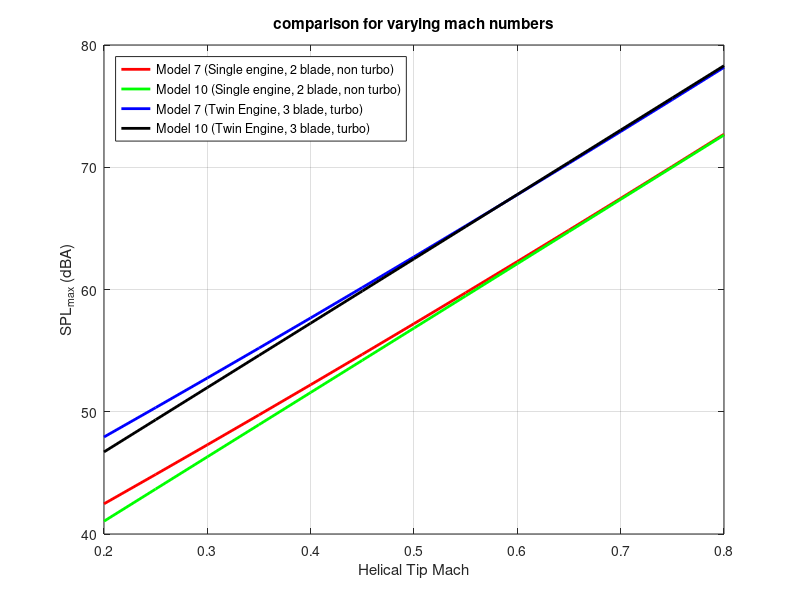
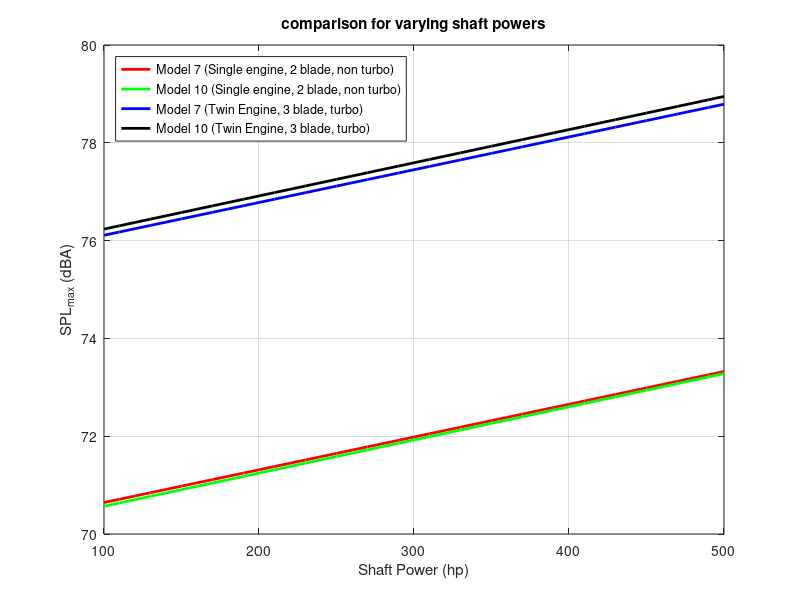

Write the MATLAB code that produced these figures, in order.
%Following are the regression based models from the paper:
%   "The Development of a Flyover Noise Prediction Technique Using Multiple
%   Linear Regression Analysis"
clc;clear variables;close all
%MODEL # 1 - (Single Engine Aircraft)
X_1 = 0.79;%Helical Mach 
Y_1 = 12.7506 + (75.6219*X_1);%dBA

%MODEL # 2 - (Twin Engine Aircraft)
X_2 = 0.78;%Helical Mach
Y_2 = 25.99 + (65.0586*X_2);%dBA

%MODEL # 3 - (Single and Twin Engine)
X_3_1 = 0.78;%Helical Mach
X_3_2 = 0;% 0 for single and 1 for double prop
Y_3 = 13.2314 + (75.0445*X_3_1) + (4.3295*X_3_2);%dBA

%MODEL # 4 - (Single Engine Aircraft)
X_4 = 0.78;%Helical Mach
Y_4 = 86.7697 + (137.8972*X_4);%dBA

%MODEL # 5 - (Single Engine Aircraft)
X_5 = 0.78;%Helical Mach
Y_5 = 60.8837 + (0.00481*X_5);%dBA

%MODEL # 6 - ILLEGIBLE
  
%MODEL # 8 - (Single Engine Aircraft)
X_8_1 = 250;%BHP
X_8_2 = 0.78;%Helical Mach
X_8_3 = 0;%0 for 2 blade, 1 for 3 blade
X_8_4 = 0;%0 for non-turbo, 1 for turbo
Y_8 = 30.5646 + (0.00942*X_8_1) + (49.9636*X_8_2) + (2.4494*X_8_3) + (0.4552*X_8_4);

%MODEL # 9 - (Twin Engine Aircraft)
X_9_1 = 250;%BHP
X_9_2 = 0.78;%Helical Mach
Y_9 = 5.2566 + (0.01428*X_9_1) + (84.2969*X_9_2);

%MODEL # 10 - 
X_10_1 = 250;%BHP
X_10_2 = 0.78;%Helical Mach
X_10_3 = 0;%0 for 2 blade, 1 for 3 blade
X_10_4 = 0;%0 for non-turbo, 1 for turbo
X_10_5 = 0;%0 for single engine, 1 for twin engine
Y_10 = 28.8194 + (0.00678*X_10_1) + (52.6543*X_10_2) + (2.8333*X_10_3)...
       + (0.2603*X_10_4) + (2.5742*X_10_5); 
   
%MODEL # 7 - (Sing and Twin Engine Aircraft)
X_7_1 = 250;%BHP
X_7_2 = 0.78;%Helical Mach
X_7_3 = X_7_2^2;%Helical Mach Squared
X_7_4 = 0;%0 for 2 blade, 1 for 3 blade
X_7_5 = 0;%0 for non-turbo, 1 for turbo
X_7_6 = 0;%0 for single engine, 1 for twin engine
Y_7 = 31.3920 + (0.0067*X_7_1) + (46.1576*X_7_2) + (4.2376*X_7_3) + ...
      (2.5981*X_7_4) + (0.2577*X_7_5) + (2.6106*X_7_6);
  
%COMPARISONS BETWEEN MODELS 7 & 10

%Helical Tip Mmach Variance Comparison:
%Single engine (250 hp), 2 blade, non turbo
figure(1)
M_hel_Set = 0.2:0.05:0.8;
Y_7_Mach_1 = 31.3920 + (0.0067.*250) + (46.1576.*M_hel_Set) + (4.2376.*(M_hel_Set.^2)) + ...
      (2.5981.*0) + (0.2577.*0) + (2.6106.*0);
Y_10_Mach_1 = 28.8194 + (0.00678*250) + (52.6543*M_hel_Set) + (2.8333*0)...
       + (0.2603*0) + (2.5742*0);   
%Twin Engine, 3 blade, turbo
Y_7_Mach_2 = 31.3920 + (0.0067.*250) + (46.1576.*M_hel_Set) + (4.2376.*(M_hel_Set.^2)) + ...
      (2.5981.*1) + (0.2577.*1) + (2.6106.*1);
Y_10_Mach_2 = 28.8194 + (0.00678*250) + (52.6543*M_hel_Set) + (2.8333*1)...
       + (0.2603*1) + (2.5742*1); 
plot(M_hel_Set,Y_7_Mach_1,'r','LineWidth',2);grid on;hold on
plot(M_hel_Set,Y_10_Mach_1,'g','LineWidth',2)
plot(M_hel_Set,Y_7_Mach_2,'b','LineWidth',2);
plot(M_hel_Set,Y_10_Mach_2,'k','LineWidth',2)
xlabel('Helical Tip Mach');ylabel('SPL_{max} (dBA)');title('comparison for varying mach numbers')
legend('Model 7 (Single engine, 2 blade, non turbo)', 'Model 10 (Single engine, 2 blade, non turbo)',...
       'Model 7 (Twin Engine, 3 blade, turbo)', 'Model 10 (Twin Engine, 3 blade, turbo)','Location','NorthWest')
xlim([0.2 0.8])
   
%Shaft Horse Power Variance Comparison:
%Mach 0.78, 2 blade, non turbo
figure(2)
M_hel_Set = 0.78;
Power_Set = 100:10:500;%hp
Y_7_Power_1 = 31.3920 + (0.0067.*Power_Set) + (46.1576.*M_hel_Set) + (4.2376.*(M_hel_Set.^2)) + ...
      (2.5981.*0) + (0.2577.*0) + (2.6106.*0);
Y_10_Power_1 = 28.8194 + (0.00678*Power_Set) + (52.6543*M_hel_Set) + (2.8333*0)...
       + (0.2603*0) + (2.5742*0);   
%Twin Engine, 3 blade, turbo
Y_7_Power_2 = 31.3920 + (0.0067.*Power_Set) + (46.1576.*M_hel_Set) + (4.2376.*(M_hel_Set.^2)) + ...
      (2.5981.*1) + (0.2577.*1) + (2.6106.*1);
Y_10_Power_2 = 28.8194 + (0.00678*Power_Set) + (52.6543*M_hel_Set) + (2.8333*1)...
       + (0.2603*1) + (2.5742*1); 
plot(Power_Set,Y_7_Power_1,'r','LineWidth',2);grid on;hold on
plot(Power_Set,Y_10_Power_1,'g','LineWidth',2)
plot(Power_Set,Y_7_Power_2,'b','LineWidth',2);
plot(Power_Set,Y_10_Power_2,'k','LineWidth',2)
xlabel('Shaft Power (hp)');ylabel('SPL_{max} (dBA)');title('comparison for varying shaft powers')
legend('Model 7 (Single engine, 2 blade, non turbo)', 'Model 10 (Single engine, 2 blade, non turbo)',...
       'Model 7 (Twin Engine, 3 blade, turbo)', 'Model 10 (Twin Engine, 3 blade, turbo)','Location','NorthWest')
